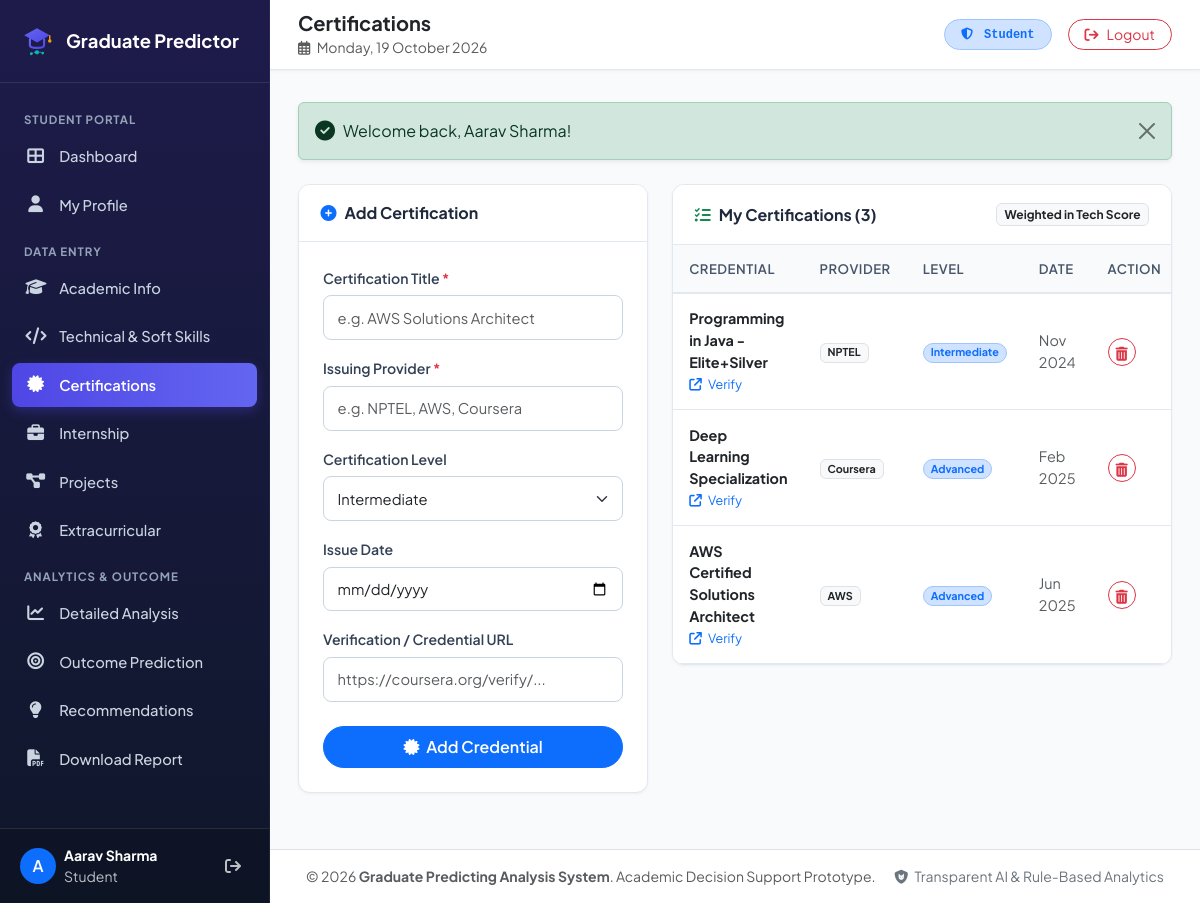
The app's page /student/certifications.php (signed in) with its own data.
### tables this page shows
CREATE TABLE `certifications` (
    `id` INT AUTO_INCREMENT PRIMARY KEY,
    `student_id` INT NOT NULL,
    `name` VARCHAR(150) NOT NULL,
    `provider` VARCHAR(100) NOT NULL,
    `issue_date` DATE DEFAULT NULL,
    `certification_level` ENUM('Beginner', 'Intermediate', 'Advanced', 'Professional') DEFAULT 'Intermediate',
    `credential_url` VARCHAR(255) DEFAULT NULL,
    `created_at` TIMESTAMP DEFAULT CURRENT_TIMESTAMP,
    FOREIGN KEY (`student_id`) REFERENCES `students`(`id`) ON DELETE CASCADE
);

### config/helper.php (called while the page is built, shortened)
<?php
function sanitize(?string $str): string {
    return htmlspecialchars(trim((string)$str), ENT_QUOTES, 'UTF-8');
}
function baseUrl(string $path = ''): string {
    $scriptName = $_SERVER['SCRIPT_NAME'] ?? '';
    $pos = strpos($scriptName, '/graduate_predictor');
    if ($pos !== false) {
        $base = '/graduate_predictor';
    } else {
        $base = '';
    }
    return rtrim($base, '/') . '/' . ltrim($path, '/');
}

### student/certifications.php (the view, shortened to what this page needs)
<?php
require_once __DIR__ . '/../config/helper.php';
$currentUser = getCurrentUser();
$studentId = $currentUser['student_id'];
$db = getDB();
$stmt = $db->prepare("SELECT * FROM certifications WHERE student_id = ? ORDER BY id DESC");
$stmt->execute([$studentId]);
$certs = $stmt->fetchAll();
include __DIR__ . '/../includes/header.php';
?>
<div class="row g-4">
    <div class="col-lg-5">
        <div class="content-card">
            <div class="content-card-header">
                <h6 class="fw-bold mb-0"><i class="fas fa-plus-circle me-2 text-primary"></i>Add Certification</h6>
            </div>
            <div class="content-card-body p-4">
                <form method="POST" action="<?= baseUrl('student/certifications.php') ?>">
                    <div class="mb-3">
                        <label class="form-label">Certification Title <span class="text-danger">*</span></label>
                        <input type="text" class="form-control" name="name" required placeholder="e.g. AWS Solutions Architect">
                    </div>
                    <div class="mb-3">
                        <label class="form-label">Issuing Provider <span class="text-danger">*</span></label>
                        <input type="text" class="form-control" name="provider" list="providersList" required placeholder="e.g. NPTEL, AWS, Coursera">
                    </div>
                    <div class="mb-3">
                        <label class="form-label">Certification Level</label>
                        <select class="form-select" name="certification_level">
                            <option value="Intermediate" selected>Intermediate</option>
                        </select>
                    </div>
                    <div class="mb-3">
                        <label class="form-label">Issue Date</label>
                        <input type="date" class="form-control" name="issue_date">
                    </div>
                    <div class="mb-4">
                        <label class="form-label">Verification / Credential URL</label>
                        <input type="url" class="form-control" name="credential_url" placeholder="https://coursera.org/verify/...">
                    </div>
                    <button type="submit" class="btn btn-primary w-100 rounded-pill py-2 fw-semibold">
                        <i class="fas fa-certificate me-1"></i> Add Credential
                    </button>
                </form>
            </div>
        </div>
    </div>
    <div class="col-lg-7">
        <div class="content-card">
            <div class="content-card-header d-flex justify-content-between align-items-center">
                <h6 class="fw-bold mb-0"><i class="fas fa-list-check me-2 text-success"></i>My Certifications (<?= count($certs) ?>)</h6>
                <span class="badge bg-light text-dark border">Weighted in Tech Score</span>
            </div>
            <div class="content-card-body p-0">
                <?php if (empty($certs)): ?>
                    <div class="p-4 text-center text-muted">
                        <i class="fas fa-certificate fs-1 text-secondary opacity-50 mb-2"></i>
                        <p class="mb-0">No certifications recorded yet. Adding verified credentials significantly boosts your technical readiness score.</p>
                    </div>
                <?php else: ?>
                    <div class="table-responsive">
                        <table class="table table-custom table-hover mb-0">
                            <thead>
                                <tr>
                                    <th>Credential</th>
                                    <th>Provider</th>
                                    <th>Level</th>
                                    <th>Date</th>
                                    <th>Action</th>
                                </tr>
                            </thead>
                            <tbody>
                                <?php foreach ($certs as $c): ?>
                                    <tr>
                                        <td>
                                            <div class="fw-bold text-dark"><?= sanitize($c['name']) ?></div>
                                            <?php if (!empty($c['credential_url'])): ?>
                                                <a href="<?= sanitize($c['credential_url']) ?>" target="_blank" rel="noopener" class="small text-primary text-decoration-none">
                                                    <i class="fas fa-arrow-up-right-from-square me-1"></i> Verify
                                                </a>
                                            <?php endif; ?>
                                        </td>
                                        <td><span class="badge bg-light text-dark border"><?= sanitize($c['provider']) ?></span></td>
                                        <td>
                                            <span class="badge bg-primary-subtle text-primary border border-primary-subtle rounded-pill">
                                                <?= sanitize($c['certification_level']) ?>
                                            </span>
                                        </td>
                                        <td class="text-muted small"><?= !empty($c['issue_date']) ? date('M Y', strtotime($c['issue_date'])) : '—' ?></td>
                                        <td>
                                            <a href="<?= baseUrl('student/certifications.php?delete=' . $c['id']) ?>" class="btn btn-sm btn-outline-danger rounded-circle p-1" style="width: 28px; height: 28px;" onclick="return confirm('Remove this certification?');" title="Delete">
                                                <i class="fas fa-trash-can"></i>
                                            </a>
                                        </td>
                                    </tr>
                                <?php endforeach; ?>
                            </tbody>
                        </table>
                    </div>
                <?php endif; ?>
            </div>
        </div>
    </div>
</div>
<?php include __DIR__ . '/../includes/footer.php'; ?>

### assets/css/style.css (style rules this page uses)
:root { --primary-color: #4f46e5; --primary-hover: #4338ca; --primary-light: #e0e7ff; --secondary-color: #06b6d4; --dark-bg: #0f172a; --sidebar-bg: #1e1b4b; --sidebar-hover: #312e81; --card-bg: #ffffff; --body-bg: #f8fafc; --text-main: #1e293b; --text-muted: #64748b; --border-color: #e2e8f0; --success-color: #10b981; --warning-color: #f59e0b; --danger-color: #ef4444; --radius-sm: 8px; --radius-md: 12px; --radius-lg: 18px; --shadow-sm: 0 1px 3px rgba(0, 0, 0, 0.05); --shadow-md: 0 4px 12px rgba(15, 23, 42, 0.08); --shadow-lg: 0 10px 25px rgba(15, 23, 42, 0.12); }
body { font-family: 'Plus Jakarta Sans', system-ui, -apple-system, BlinkMacSystemFont, 'Segoe UI', Roboto, sans-serif; background-color: var(--body-bg); color: var(--text-main); min-height: 100vh; overflow-x: hidden; }
.content-card { background: #ffffff; border-radius: var(--radius-md); border: 1px solid var(--border-color); box-shadow: var(--shadow-sm); margin-bottom: 1.5rem; overflow: hidden; }
.content-card-header { padding: 1.15rem 1.35rem; border-bottom: 1px solid var(--border-color); background-color: #ffffff; display: flex; align-items: center; justify-content: space-between; }
.content-card-body { padding: 1.35rem; }
.form-label { font-weight: 600; font-size: 0.88rem; color: #334155; margin-bottom: 0.4rem; }
.form-control, .form-select { border-radius: var(--radius-sm); border: 1px solid #cbd5e1; padding: 0.65rem 0.85rem; font-size: 0.92rem; transition: all 0.2s ease; }
.table-custom { vertical-align: middle; }
.table-custom thead th { background-color: #f8fafc; color: #475569; font-weight: 600; font-size: 0.82rem; text-transform: uppercase; letter-spacing: 0.04em; border-bottom: 2px solid var(--border-color); padding: 0.85rem 1rem; }
.table-custom tbody td { padding: 0.9rem 1rem; border-bottom: 1px solid var(--border-color); font-size: 0.9rem; }

### records on screen
certifications: name "Programming in Java - Elite+Silver", provider "NPTEL", certification_level "Intermediate", issue_date "Nov 2024"
certifications: name "Deep Learning Specialization", provider "Coursera", certification_level "Advanced", issue_date "Feb 2025"
certifications: name "AWS Certified Solutions Architect", provider "AWS", certification_level "Advanced", issue_date "Jun 2025"

### other values on screen
substr($user['name'], 0, 1) "A"
$user['name'] "Aarav Sharma"
$user['role'] "Student"
$pageTitle "Certifications"
$message "Welcome back, Aarav Sharma!"
count($certs) "3"
